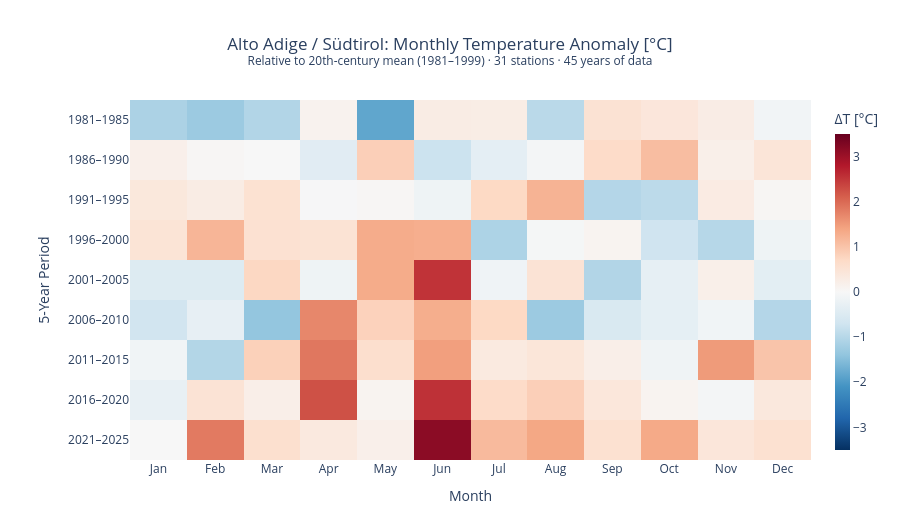

Write notebook code for a chart like this one.
### Markdown cell above
## 6. Plot

The heatmap uses a diverging red–blue colorscale centred exactly at zero, so white always means "no change from the baseline". The color range is symmetric around the largest absolute anomaly in the dataset.

### Code cell
max_abs = np.ceil(pivot.abs().values.max() * 2) / 2   # round to nearest 0.5

subtitle = (
    f"Relative to 20th-century mean (1981–1999) · "
    f"{n_stations} stations · {n_years} years of data"
)

fig = go.Figure(
    go.Heatmap(
        x=pivot.columns,
        y=pivot.index,
        z=pivot.values,
        colorscale="RdBu_r",
        zmid=0,
        zmin=-max_abs,
        zmax=max_abs,
        colorbar=dict(title="ΔT [°C]", thickness=15),
        hovertemplate=(
            "Period: <b>%{y}</b><br>"
            "Month: <b>%{x}</b><br>"
            "ΔT: <b>%{z:.2f} °C</b><extra></extra>"
        ),
    )
)

fig.update_layout(
    title=dict(
        text=(
            "South Tyrol / Südtirol / Alto Adige: Monthly Temperature Anomaly [°C]"
            f"<br><sup>{subtitle}</sup>"
        ),
        x=0.5,
        xanchor="center",
    ),
    xaxis_title="Month",
    yaxis_title="5-Year Period",
    yaxis=dict(autorange="reversed"),
    template="plotly_white",
    height=520,
    margin=dict(t=100, b=60, l=130, r=80),
)

fig.show()

### Figure 1 — Plotly figure (JSON) as saved in the notebook; plotly's stock layout.template omitted (floating-point values rounded to 4 significant figures)
{"data": [{"colorbar": {"thickness": 15, "title": {"text": "ΔT [°C]"}}, "colorscale": [[0.0, "rgb(5,48,97)"], [0.1, "rgb(33,102,172)"], [0.2, "rgb(67,147,195)"], [0.3, "rgb(146,197,222)"], [0.4, "rgb(209,229,240)"], [0.5, "rgb(247,247,247)"], [0.6, "rgb(253,219,199)"], [0.7, "rgb(244,165,130)"], [0.8, "rgb(214,96,77)"], [0.9, "rgb(178,24,43)"], [1.0, "rgb(103,0,31)"]], "hovertemplate": "Period: <b>%{y}</b><br>Month: <b>%{x}</b><br>ΔT: <b>%{z:.2f} °C</b><extra></extra>", "x": ["Jan", "Feb", "Mar", "Apr", "May", "Jun", "Jul", "Aug", "Sep", "Oct", "Nov", "Dec"], "y": ["1981–1985", "1986–1990", "1991–1995", "1996–2000", "2001–2005", "2006–2010", "2011–2015", "2016–2020", "2021–2025"], "z": [[-1.115, -1.284, -1.041, 0.1357, -1.839, 0.2757, 0.2578, -0.961, 0.5191, 0.4148, 0.2639, -0.1111], [0.193, 0.04589, -0.006811, -0.4088, 0.8553, -0.7543, -0.3458, -0.06744, 0.6641, 1.089, 0.2011, 0.4464], [0.3873, 0.2722, 0.5344, -0.02089, 0.04316, -0.1749, 0.7156, 1.215, -1.023, -0.9387, 0.2943, 0.05397], [0.4845, 1.191, 0.5398, 0.5061, 1.304, 1.281, -1.097, -0.05428, 0.1046, -0.7143, -0.9972, -0.1677], [-0.4714, -0.47, 0.7405, -0.1733, 1.315, 2.533, -0.1438, 0.4948, -1.043, -0.3206, 0.2062, -0.3683], [-0.6855, -0.2924, -1.377, 1.703, 0.8141, 1.288, 0.7179, -1.289, -0.5578, -0.3279, -0.1337, -1.023], [-0.1329, -1.034, 0.8361, 1.865, 0.5955, 1.456, 0.3303, 0.4303, 0.2151, -0.1541, 1.506, 0.9933], [-0.2731, 0.4905, 0.2196, 2.246, 0.1035, 2.558, 0.6674, 0.8566, 0.4098, 0.1043, -0.06965, 0.3723], [-0.007458, 1.831, 0.5858, 0.351, 0.1943, 3.163, 1.122, 1.367, 0.5607, 1.339, 0.4267, 0.5532]], "zmax": 3.5, "zmid": 0, "zmin": -3.5, "type": "heatmap"}], "layout": {"title": {"text": "Alto Adige / Südtirol: Monthly Temperature Anomaly [°C]<br><sup>Relative to 20th-century mean (1981–1999) · 31 stations · 45 years of data</sup>", "x": 0.5, "xanchor": "center"}, "yaxis": {"title": {"text": "5-Year Period"}, "autorange": "reversed"}, "margin": {"t": 100, "b": 60, "l": 130, "r": 80}, "xaxis": {"title": {"text": "Month"}}, "height": 520}}
